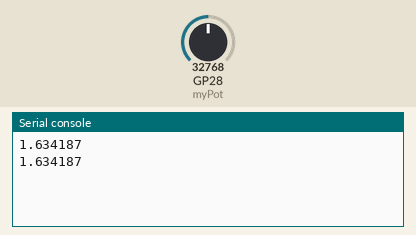
The program below on a simulated Raspberry Pi Pico running MicroPython. Parts: the last lines printed to the serial console. The inputs (shaded band) are chosen by the test bench; at power-on: GP28 (myPot) = 32768 (analog values on the 0–65535 scale).

Above: at 1.2 s.
1.3 s: GP28 (myPot) set to 45874
At 2.6 s:
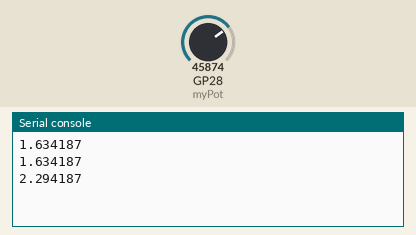
2.8 s: GP28 (myPot) set to 57670
At 3.6 s:
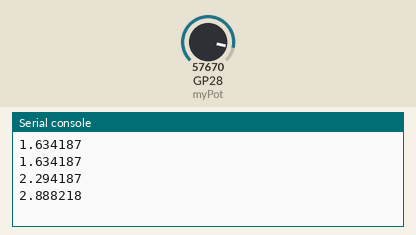
Timing chart, 0 to 5.8 s (numbered marks = the images above; inputs shaded):
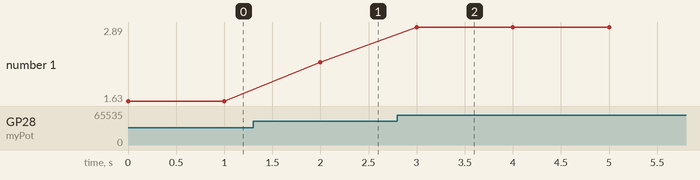

The program:

fine_tuning_potmeter.py
```python
import machine
import time
import math

potPin=28
myPot=machine.ADC(potPin)
prevVal = 0
currVal = 0


while True:
    #because of errors min value is 320 max is 65530
    minimum = 317
    maximum = 65530
    scaleValue = 3.3
    currVal = myPot.read_u16()
    voltage = (scaleValue / maximum) * currVal - (minimum * scaleValue / maximum)
    print(voltage)
    time.sleep(1)
```

Measured:
- after the input at 1.3 s, the serial console: prints a new line after 0.70 s (image 1)
- after the input at 2.8 s, the serial console: prints a new line after 0.20 s (image 2)
- plotted number 1: 1.63 → 2.29 after the input at 1.3 s, 2.29 → 2.89 after the input at 2.8 s
